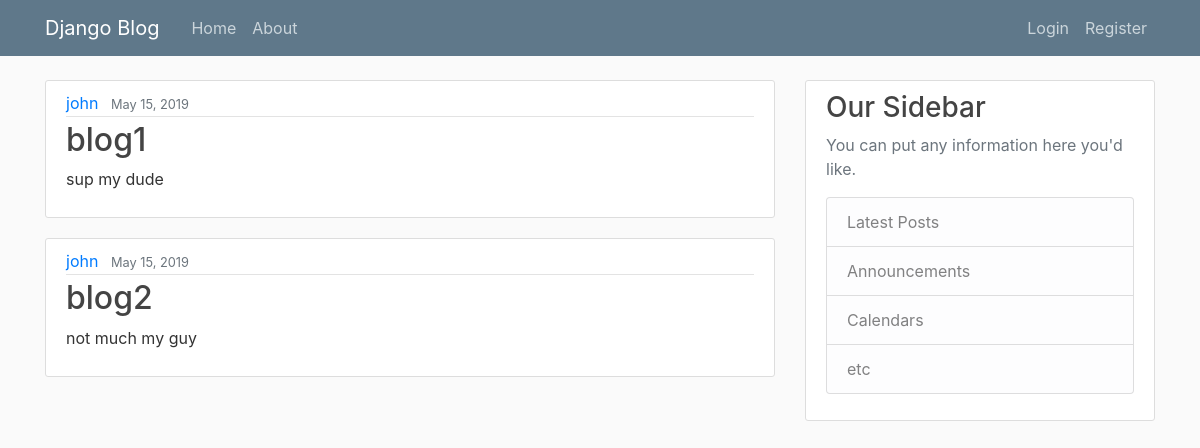
/, run on an earlier commit of the app's database.
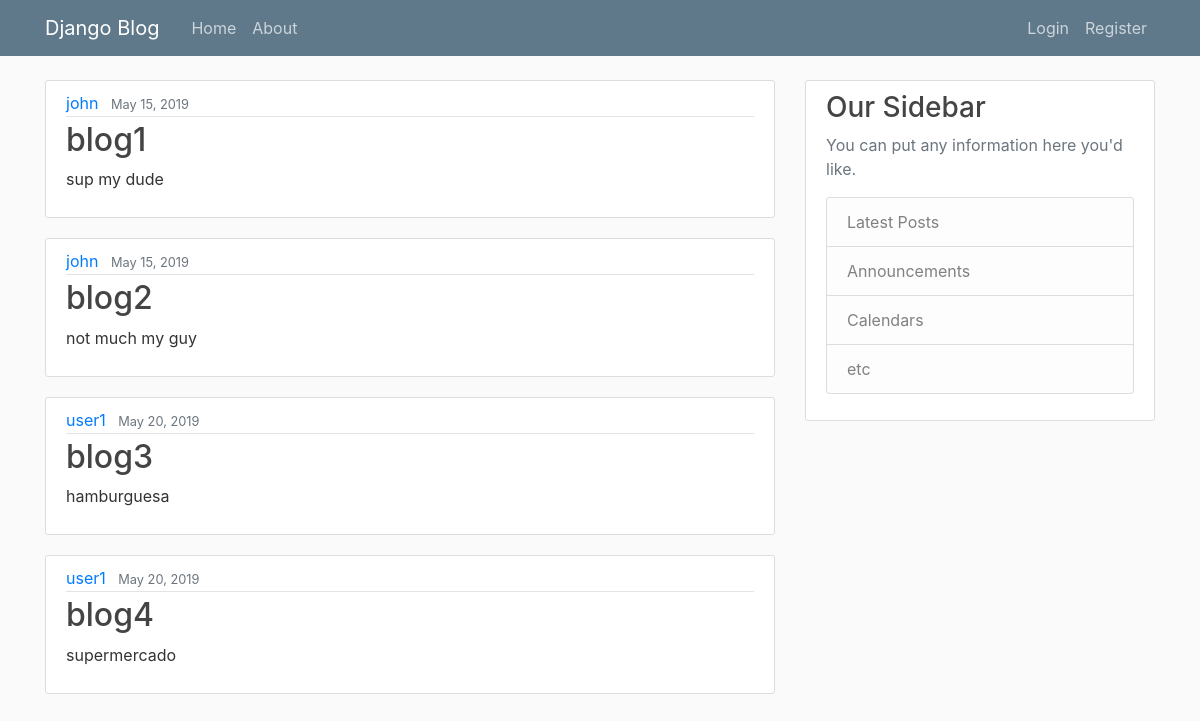
And on a later commit of the database.
### a1/models.py (models this page shows, shortened)
class Post(models.Model):
	title=models.CharField(max_length=100)
	content=models.TextField()
	date_posted=models.DateTimeField(default=timezone.now)
	author=models.ForeignKey(User, on_delete=models.CASCADE)

### a1/views.py (the view)
# urls.py: path('', views.home, name='a1-home'),
def home(request):
	context = {
		'posts':Post.objects.all()
	}
	return render(request, 'a1/home.html', context)

### a1/templates/a1/home.html
{% extends "a1/base.html" %}
{% block content %}
	{% for post in posts %}
		<article class="media content-section">
		  <div class="media-body">
			<div class="article-metadata">
			  <a class="mr-2" href="#">{{ post.author }}</a>
			  <small class="text-muted">{{ post.date_posted|date:"F d, Y" }}</small>
			</div>
			<h2><a class="article-title" href="#">{{ post.title }}</a></h2>
			<p class="article-content">{{ post.content }}</p>
		  </div>
		</article>
	{% endfor %}
{% endblock content %}

### a1/templates/a1/base.html (shortened to what this page needs)
{% load static %}
<!DOCTYPE html>
<html>
<head>
	<link rel="stylesheet" href="https://stackpath.bootstrapcdn.com/bootstrap/4.3.1/css/bootstrap.min.css">
	<link rel="stylesheet" type="text/css" href="{%static 'a1/main.css'%}">
</head>
	<body>
	<header class="site-header">
	  <nav class="navbar navbar-expand-md navbar-dark bg-steel fixed-top">
		<div class="container">
		  <a class="navbar-brand mr-4" href={% url 'a1-home' %}>Django Blog</a>
		  <div class="collapse navbar-collapse" id="navbarToggle">
			<div class="navbar-nav mr-auto">
			  <a class="nav-item nav-link" href={% url 'a1-home' %}>Home</a>
			  <a class="nav-item nav-link" href={% url 'a1-about' %}>About</a>
			</div>
			<div class="navbar-nav">
			  {% if user.is_authenticated %}
			  <a class="nav-item nav-link" href={% url 'profile' %}>Profile</a>
			  <a class="nav-item nav-link" href={% url 'logout' %}>Logout</a>
			  {% else %}
			  <a class="nav-item nav-link" href={% url 'login' %}>Login</a>
			  <a class="nav-item nav-link" href={% url 'register' %}>Register</a>
			  {% endif %}
			</div>
		  </div>
		</div>
	  </nav>
	</header>
	<main role="main" class="container">
	  <div class="row">
		<div class="col-md-8">
		  {% block content %}{% endblock %}
		</div>
		<div class="col-md-4">
		  <div class="content-section">
			<h3>Our Sidebar</h3>
			<p class='text-muted'>You can put any information here you'd like.
			  <ul class="list-group">
				<li class="list-group-item list-group-item-light">Latest Posts</li>
				<li class="list-group-item list-group-item-light">Announcements</li>
				<li class="list-group-item list-group-item-light">Calendars</li>
				<li class="list-group-item list-group-item-light">etc</li>
			  </ul>
			</p>
		  </div>
		</div>
	  </div>
	</main>
</body>
</html>

### a1/static/a1/main.css (style rules this page uses)
body { background: #fafafa; color: #333333; margin-top: 5rem; }
h1, h2, h3, h4, h5, h6 { color: #444444; }
ul { margin: 0; }
.bg-steel { background-color: #5f788a; }
.site-header .navbar-nav .nav-link { color: #cbd5db; }
.content-section { background: #ffffff; padding: 10px 20px; border: 1px solid #dddddd; border-radius: 3px; margin-bottom: 20px; }
.article-title { color: #444444; }
.article-content { white-space: pre-line; }
.article-metadata { padding-bottom: 1px; margin-bottom: 4px; border-bottom: 1px solid #e3e3e3 }

What changed in the data, as far as the page shows it:
added Post: author "user1", date_posted "May 20, 2019", title "blog3", content "hamburguesa"
added Post: author "user1", date_posted "May 20, 2019", title "blog4", content "supermercado"
